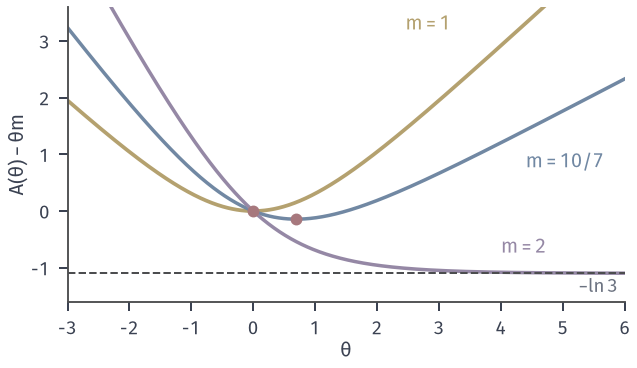

Here is the Python script that generated this plot:
"""Dual function g_m(theta)=A(theta)-theta m, A(theta)=ln((1+e^theta+e^{2theta})/3), P uniform on {0,1,2}, T(x)=x.
m=1 (yellow): minimum 0 at theta=0; m=10/7 (blue): minimum -D* = ln(7/3)-(10/7)ln2 = -0.1429 at theta=ln2;
m=2 (purple): strictly decreasing, infimum ln(1/3) = -ln 3 approached as theta->inf (grey dashed), not attained."""
from pathlib import Path
import sys
HERE = Path(__file__).resolve().parent
sys.path.insert(0, str(HERE.parent/"dsel-common"))
from common import *

th = np.linspace(-3, 6, 600)
A = np.log((1+np.exp(th)+np.exp(2*th))/3)
fig, ax = figure(width_mm=90, height_mm=52)
for m, col in ((1, YELLOW), (10/7, BLUE), (2, PURPLE)):
    ax.plot(th, A-th*m, color=col, lw=1.5 if col == YELLOW else 1.4)
ax.axhline(-math.log(3), color=STROKE, lw=0.8, ls='--')
t1 = math.log(2); v1 = math.log(7/3)-10/7*t1
ax.scatter([0, t1], [0, v1], s=16, color=RED, zorder=5)
ax.text(3.2, 3.2, r'$m=1$', color=YELLOW, ha='right'); ax.text(4.4, 1.05, r'$m=10/7$', color=BLUE, va='top')
ax.text(4.0, -0.75, r'$m=2$', color=PURPLE)
ax.text(5.9, -math.log(3)-0.08, r'$-\ln 3$', color=MUTED, ha='right', va='top', fontsize=7.5)
ax.set_xlim(-3, 6); ax.set_ylim(-1.6, 3.6)
ax.set_xlabel(r'$\theta$', labelpad=1); ax.set_ylabel(r'$A(\theta)-\theta m$', labelpad=1)
save(fig, HERE, 'figure', {'min_m10_7': v1, 'theta_m10_7': t1, 'inf_m2': -math.log(3)})
